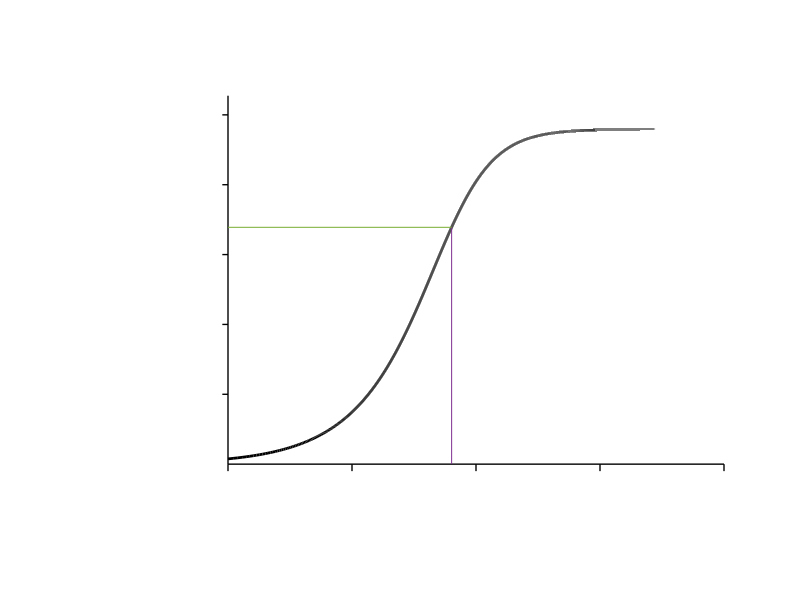
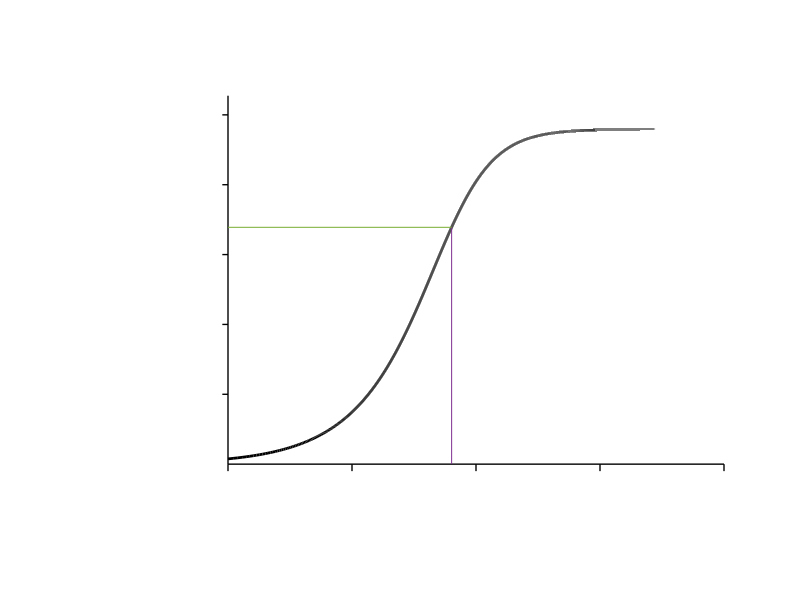

These figures' MATLAB source, in order:
#lowCutoffFrequencyA

clf
hold on


R=5000+245238;
C=10^(-10);

A=@(f) -4.79464./(1+1./(1j.*2.*pi.*f.*R.*C));


f=100:10:1000000;
plot(log10(f),abs(A(f)),"linewidth",2,"color","black")

%axis
plot([log10(100),log10(1000000)],[0,0],"linewidth",1,"color","black")
plot([log10(100),log10(100)],[0,1.1*abs(A(1000000))],"linewidth",1,"color","black")

%cut off freq
plot([log10(6360),log10(6360)],[0,abs(A(6360))])
plot([log10(100),log10(6360)],[abs(A(6360)),abs(A(6360))])

%axis ticks
tk=[log10(100),log10(1000),log10(10000),log10(100000),log10(1000000)];
for i= tk
plot([i,i],[0,-0.1],"linewidth",1,"color","black")
endfor

tk=[1,2,3,4,5];
for i= tk
plot([log10(100),log10(90)],[i,i],"linewidth",1,"color","black")
endfor

grid off
axis off

print -demf lowCutoffFrequencyA.emf
print -deps lowCutoffFrequencyA.eps
